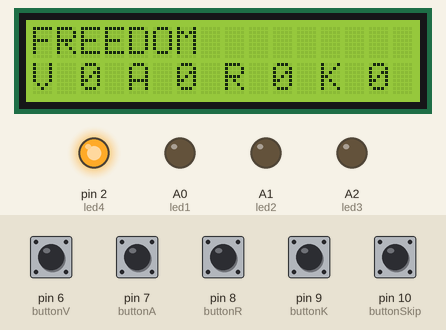
The sketch below on a simulated Arduino Uno, built with avr-gcc and run on an emulated ATmega328P. Shown: 16×2 character LCD, output pins drawn as LEDs (lit = HIGH). Inputs (shaded band) come from the test bench; at power-on: pin 6 (buttonV), pin 7 (buttonA), pin 8 (buttonR), pin 9 (buttonK), pin 10 (buttonSkip) HIGH. Random numbers use the default seed unless the sketch sets one; what the sketch prints to the serial monitor is not drawn.

Above: at 2.9 s.
3.0 s: pin 6 (buttonV) pulled LOW for 0.15 s
At 4.2 s:
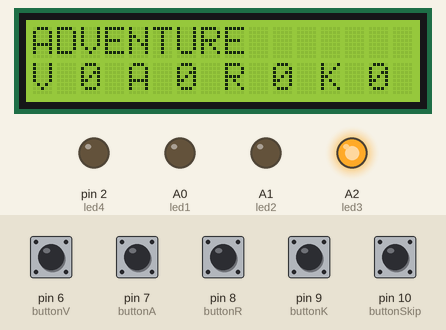
4.6 s: pin 7 (buttonA) pulled LOW for 0.15 s
At 5.3 s:
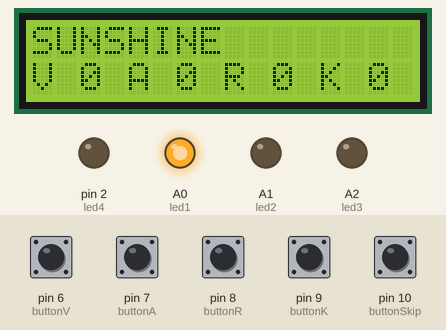
6.2 s: pin 8 (buttonR) pulled LOW for 0.15 s
At 7.5 s:
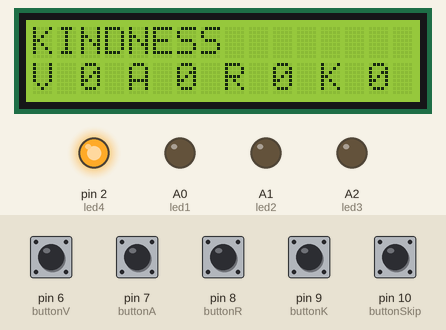
7.8 s: pin 9 (buttonK) pulled LOW for 0.15 s
At 8.5 s:
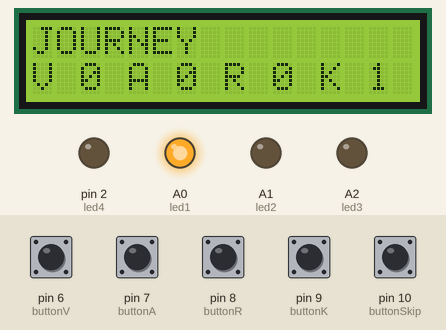
9.4 s: pin 10 (buttonSkip) pulled LOW for 0.15 s
At 9.8 s:
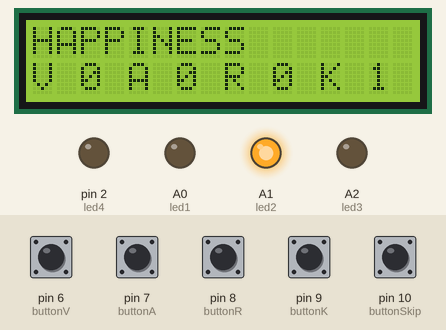
11.0 s: pin 6 (buttonV) pulled LOW for 1 s
At 11.4 s:
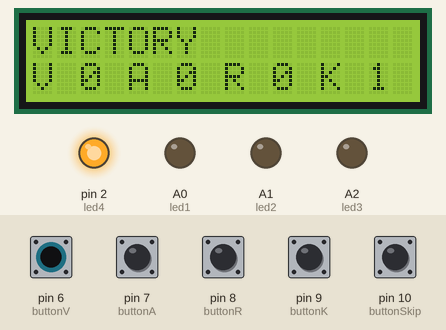
Timing chart, 0 to 14.0 s (numbered marks = the images above; inputs shaded):
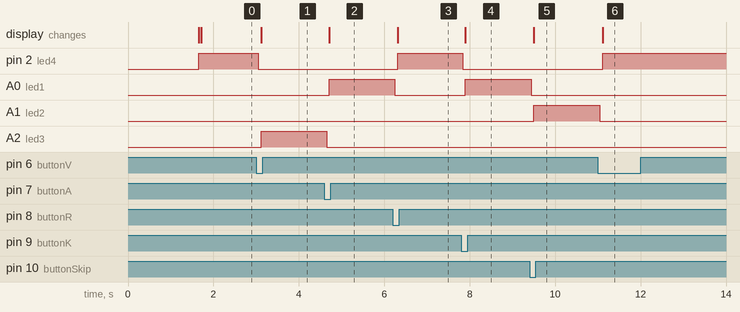

Measured:
- after the input at 3.0 s, pin 2 (led4): HIGH → LOW after 0.05 s; A2 (led3): LOW → HIGH after 0.12 s; the display: changes after 0.12 s (image 1)
- after the input at 4.6 s, A0 (led1): LOW → HIGH after 0.11 s; A2 (led3): HIGH → LOW after 0.05 s; the display: changes after 0.11 s (image 2)
- after the input at 6.2 s, pin 2 (led4): LOW → HIGH after 0.11 s; A0 (led1): HIGH → LOW after 0.05 s; the display: changes after 0.11 s (image 3)
- after the input at 7.8 s, pin 2 (led4): HIGH → LOW at once; A0 (led1): LOW → HIGH after 0.10 s; the display: changes after 0.10 s (image 4)
- after the input at 9.4 s, A0 (led1): HIGH → LOW at once; A1 (led2): LOW → HIGH after 0.10 s; the display: changes after 0.10 s (image 5)
- after the input at 11.0 s, pin 2 (led4): LOW → HIGH after 0.11 s; A1 (led2): HIGH → LOW after 0.05 s; the display: changes after 0.11 s (image 6)

The sketch:

v5.ino
```cpp
#include <Wire.h>
#include <LiquidCrystal_I2C.h>

// LCD configuration for I2C
// Usually I2C address is 0x27 or 0x3F
LiquidCrystal_I2C lcd(0x27, 16, 2); // Change address to 0x3F if not working

// Button pin configuration
const int buttonV = 6;
const int buttonA = 7;
const int buttonR = 8;
const int buttonK = 9;
const int buttonSkip = 10;

// LED pin configuration - LED moved to pin 2
const int led1 = A0;
const int led2 = A1;
const int led3 = A2;
const int led4 = 2;  // Changed from A3 to pin 2

// Score variables
int scoreV = 0;
int scoreA = 0;
int scoreR = 0;
int scoreK = 0;

// Word array (simplified to 12 words as per your wordCount)
const char* words[] = {
  "SUNSHINE", "MORNING", "ADVENTURE", "BEAUTIFUL",
  "CHALLENGE", "VICTORY", "BRILLIANT", "DISCOVER",
  "FREEDOM", "HAPPINESS", "JOURNEY", "KINDNESS"
};
const int wordCount = sizeof(words)/sizeof(words[0]);

int currentWordIndex = -1;
int currentLed = -1; // Which LED is currently lit

// Button state tracking
unsigned long lastButtonPress = 0;
const unsigned long debounceDelay = 300;

void setup() {
  Serial.begin(9600);

  // Initialize I2C LCD
  lcd.init();
  lcd.backlight(); // Turn on backlight
  lcd.clear();
  delay(500);

  // Initialize buttons
  pinMode(buttonV, INPUT_PULLUP);
  pinMode(buttonA, INPUT_PULLUP);
  pinMode(buttonR, INPUT_PULLUP);
  pinMode(buttonK, INPUT_PULLUP);
  pinMode(buttonSkip, INPUT_PULLUP);

  // Initialize LEDs
  pinMode(led1, OUTPUT);
  pinMode(led2, OUTPUT);
  pinMode(led3, OUTPUT);
  pinMode(led4, OUTPUT); // Now pin 2

  // Turn off all LEDs initially
  turnOffAllLEDs();
  delay(500);

  randomSeed(analogRead(A5));
  delay(500);

  Serial.println("=== SYSTEM STARTED ===");
  Serial.println("LED to Button mapping:");
  Serial.println("LED1 -> Button V");
  Serial.println("LED2 -> Button A");
  Serial.println("LED3 -> Button R");
  Serial.println("LED4 -> Button K");

  displayRandomWord();
  lightRandomLED();
  updateScoreDisplay();
  Serial.println("Ready for button presses!");
}

void loop() {
  // Simple direct button checking
  checkButtonSimple(buttonV, 'V');
  checkButtonSimple(buttonA, 'A');
  checkButtonSimple(buttonR, 'R');
  checkButtonSimple(buttonK, 'K');
  checkButtonSimple(buttonSkip, 'S');
}

void checkButtonSimple(int buttonPin, char buttonType) {
  // Read button state directly
  int buttonState = digitalRead(buttonPin);

  // With INPUT_PULLUP: LOW means pressed
  if (buttonState == LOW) {
    Serial.print("=== BUTTON ");
    Serial.print(buttonType);
    Serial.println(" PRESSED ===");

    // Debounce check
    if (millis() - lastButtonPress > debounceDelay) {
      handleButtonPress(buttonType);
      lastButtonPress = millis();
    }

    // Wait for button release
    while (digitalRead(buttonPin) == LOW) {
      delay(10);
    }
    Serial.print("Button ");
    Serial.print(buttonType);
    Serial.println(" released");
  }
}

void handleButtonPress(char buttonType) {
  // Check if correct button was pressed for the lit LED
  bool correctPress = checkLEDButtonMatch(buttonType);

  // Update the score based on whether it was correct
  if (correctPress) {
    switch(buttonType) {
      case 'V':
        scoreV++;
        Serial.println(">>> CORRECT! V score incremented!");
        break;
      case 'A':
        scoreA++;
        Serial.println(">>> CORRECT! A score incremented!");
        break;
      case 'R':
        scoreR++;
        Serial.println(">>> CORRECT! R score incremented!");
        break;
      case 'K':
        scoreK++;
        Serial.println(">>> CORRECT! K score incremented!");
        break;
      case 'S':
        Serial.println(">>> Skip pressed - no score change");
        break;
    }
  } else {
    Serial.println(">>> WRONG button pressed! No score change.");
  }

  // Turn off current LED
  turnOffAllLEDs();

  // Update displays and show new word with new LED
  updateScoreDisplay();
  displayRandomWord();
  lightRandomLED();

  Serial.println("--- Ready for next button ---");
}

bool checkLEDButtonMatch(char buttonType) {
  // Check if pressed button matches the lit LED
  // LED1 -> V, LED2 -> A, LED3 -> R, LED4 -> K

  bool isMatch = false;

  switch(buttonType) {
    case 'V':
      isMatch = (currentLed == 0); // LED1 corresponds to V
      break;
    case 'A':
      isMatch = (currentLed == 1); // LED2 corresponds to A
      break;
    case 'R':
      isMatch = (currentLed == 2); // LED3 corresponds to R
      break;
    case 'K':
      isMatch = (currentLed == 3); // LED4 corresponds to K
      break;
    case 'S':
      isMatch = true; // Skip is always valid
      break;
  }

  Serial.print("LED ");
  Serial.print(currentLed + 1);
  Serial.print(" lit, Button ");
  Serial.print(buttonType);
  Serial.print(" pressed - ");
  Serial.println(isMatch ? "MATCH!" : "NO MATCH!");

  return isMatch;
}

void lightRandomLED() {
  // Turn off all LEDs first
  turnOffAllLEDs();

  // Randomly select an LED (0-3)
  currentLed = random(4);

  // Light up the selected LED
  switch(currentLed) {
    case 0:
      digitalWrite(led1, HIGH);
      Serial.println(">>> LED1 lit (Press V)");
      break;
    case 1:
      digitalWrite(led2, HIGH);
      Serial.println(">>> LED2 lit (Press A)");
      break;
    case 2:
      digitalWrite(led3, HIGH);
      Serial.println(">>> LED3 lit (Press R)");
      break;
    case 3:
      digitalWrite(led4, HIGH); // Now pin 2
      Serial.println(">>> LED4 lit (Press K)");
      break;
  }
}

void turnOffAllLEDs() {
  digitalWrite(led1, LOW);
  digitalWrite(led2, LOW);
  digitalWrite(led3, LOW);
  digitalWrite(led4, LOW); // Now pin 2
}

void displayRandomWord() {
  int newIndex;
  do {
    newIndex = random(wordCount);
  } while (newIndex == currentWordIndex && wordCount > 1);

  currentWordIndex = newIndex;

  lcd.setCursor(0, 0);
  lcd.print("                "); // Clear line
  lcd.setCursor(0, 0);
  lcd.print(words[currentWordIndex]);

  Serial.print("New word displayed: ");
  Serial.println(words[currentWordIndex]);
}

void updateScoreDisplay() {
  // Clear the entire second line first
  lcd.setCursor(0, 1);
  lcd.print("                "); // Clear entire line

  // Clean format with good spacing
  lcd.setCursor(0, 1);
  lcd.print("V");
  printScore(scoreV);

  lcd.setCursor(4, 1);
  lcd.print("A");
  printScore(scoreA);

  lcd.setCursor(8, 1);
  lcd.print("R");
  printScore(scoreR);

  lcd.setCursor(12, 1);
  lcd.print("K");
  printScore(scoreK);

  // Update Serial for debugging
  Serial.print("Current scores - V:");
  Serial.print(scoreV);
  Serial.print(" A:");
  Serial.print(scoreA);
  Serial.print(" R:");
  Serial.print(scoreR);
  Serial.print(" K:");
  Serial.println(scoreK);
}

// Helper function to print scores with proper formatting
void printScore(int score) {
  if (score < 10) {
    lcd.print(" "); // Add space for single digit numbers
    lcd.print(score);
  } else if (score < 100) {
    lcd.print(score); // Two digit numbers fit perfectly
  } else {
    lcd.print("99"); // Limit to 99 if exceeds
  }
}

void logButtonStates() {
  Serial.print("Button states: V=");
  Serial.print(digitalRead(buttonV));
  Serial.print(" A=");
  Serial.print(digitalRead(buttonA));
  Serial.print(" R=");
  Serial.print(digitalRead(buttonR));
  Serial.print(" K=");
  Serial.print(digitalRead(buttonK));
  Serial.print(" Skip=");
  Serial.println(digitalRead(buttonSkip));
}
```
